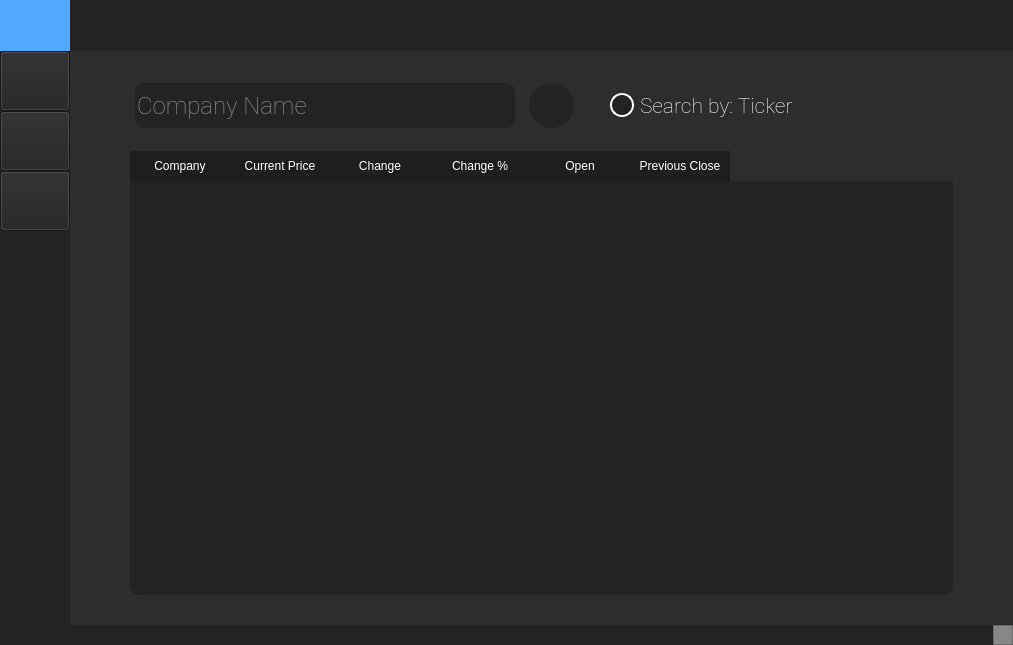
<?xml version="1.0" encoding="UTF-8"?>
<ui version="4.0">
 <class>MainWindow</class>
 <widget class="QMainWindow" name="MainWindow">
  <property name="geometry">
   <rect>
    <x>0</x>
    <y>0</y>
    <width>1013</width>
    <height>645</height>
   </rect>
  </property>
  <property name="minimumSize">
   <size>
    <width>1000</width>
    <height>600</height>
   </size>
  </property>
  <property name="windowTitle">
   <string>Test</string>
  </property>
  <property name="styleSheet">
   <string notr="true">background-color: rgb(45, 45, 45);</string>
  </property>
  <widget class="QWidget" name="centralwidget">
   <property name="styleSheet">
    <string notr="true"/>
   </property>
   <layout class="QVBoxLayout" name="verticalLayout">
    <property name="spacing">
     <number>0</number>
    </property>
    <property name="leftMargin">
     <number>0</number>
    </property>
    <property name="topMargin">
     <number>0</number>
    </property>
    <property name="rightMargin">
     <number>0</number>
    </property>
    <property name="bottomMargin">
     <number>0</number>
    </property>
    <item>
     <widget class="QFrame" name="top_bar">
      <property name="maximumSize">
       <size>
        <width>16777215</width>
        <height>51</height>
       </size>
      </property>
      <property name="styleSheet">
       <string notr="true">background-color: rgb(35, 35, 35);</string>
      </property>
      <property name="frameShape">
       <enum>QFrame::NoFrame</enum>
      </property>
      <property name="frameShadow">
       <enum>QFrame::Raised</enum>
      </property>
      <layout class="QHBoxLayout" name="horizontalLayout_2">
       <property name="spacing">
        <number>0</number>
       </property>
       <property name="leftMargin">
        <number>0</number>
       </property>
       <property name="topMargin">
        <number>0</number>
       </property>
       <property name="rightMargin">
        <number>0</number>
       </property>
       <property name="bottomMargin">
        <number>0</number>
       </property>
       <item>
        <widget class="QFrame" name="expand_frame">
         <property name="maximumSize">
          <size>
           <width>70</width>
           <height>16777215</height>
          </size>
         </property>
         <property name="styleSheet">
          <string notr="true">background-color: rgb(85, 170, 255);
border: 0px solid</string>
         </property>
         <property name="frameShape">
          <enum>QFrame::StyledPanel</enum>
         </property>
         <property name="frameShadow">
          <enum>QFrame::Raised</enum>
         </property>
         <layout class="QHBoxLayout" name="horizontalLayout_3">
          <property name="spacing">
           <number>0</number>
          </property>
          <property name="leftMargin">
           <number>0</number>
          </property>
          <property name="topMargin">
           <number>0</number>
          </property>
          <property name="rightMargin">
           <number>0</number>
          </property>
          <property name="bottomMargin">
           <number>0</number>
          </property>
          <item>
           <widget class="QPushButton" name="expand_btn">
            <property name="sizePolicy">
             <sizepolicy hsizetype="Expanding" vsizetype="Expanding">
              <horstretch>0</horstretch>
              <verstretch>0</verstretch>
             </sizepolicy>
            </property>
            <property name="styleSheet">
             <string notr="true">QPushButton{
	color: rgb(255, 255, 255);
	background-color: rgb(35, 35, 35);
	border: 0px solid;
}
QPushButton:hover {
	background-color: rgb(85, 170, 255);
}r</string>
            </property>
            <property name="text">
             <string/>
            </property>
            <property name="icon">
             <iconset>
              <normaloff>Resources/icons8-menu-24.png</normaloff>Resources/icons8-menu-24.png</iconset>
            </property>
            <property name="iconSize">
             <size>
              <width>24</width>
              <height>24</height>
             </size>
            </property>
           </widget>
          </item>
         </layout>
        </widget>
       </item>
       <item alignment="Qt::AlignRight">
        <widget class="QFrame" name="titlebar_frame">
         <property name="frameShape">
          <enum>QFrame::NoFrame</enum>
         </property>
         <property name="frameShadow">
          <enum>QFrame::Raised</enum>
         </property>
         <layout class="QHBoxLayout" name="horizontalLayout_4">
          <item>
           <widget class="QPushButton" name="minimizeBtn">
            <property name="styleSheet">
             <string notr="true">QPushButton{
	color: rgb(255, 255, 255);
	background-color: rgb(35, 35, 35);
	border: 0px solid
}
QPushButton:hover {
	background-color: rgb(85, 170, 255);
}
</string>
            </property>
            <property name="text">
             <string/>
            </property>
            <property name="icon">
             <iconset>
              <normaloff>Resources/icons8-minimize-window-32.png</normaloff>Resources/icons8-minimize-window-32.png</iconset>
            </property>
            <property name="iconSize">
             <size>
              <width>32</width>
              <height>32</height>
             </size>
            </property>
           </widget>
          </item>
          <item>
           <widget class="QPushButton" name="maximizeBtn">
            <property name="styleSheet">
             <string notr="true">QPushButton{
	color: rgb(255, 255, 255);
	background-color: rgb(35, 35, 35);
	border: 0px solid
}
QPushButton:hover {
	background-color: rgb(85, 170, 255);
}
</string>
            </property>
            <property name="text">
             <string/>
            </property>
            <property name="icon">
             <iconset>
              <normaloff>Resources/icons8-maximize-button-32.png</normaloff>Resources/icons8-maximize-button-32.png</iconset>
            </property>
            <property name="iconSize">
             <size>
              <width>32</width>
              <height>32</height>
             </size>
            </property>
           </widget>
          </item>
          <item>
           <widget class="QPushButton" name="closeBtn">
            <property name="styleSheet">
             <string notr="true">QPushButton{
	color: rgb(255, 255, 255);
	background-color: rgb(35, 35, 35);
	border: 0px solid
}
QPushButton:hover {
	background-color: rgb(255, 79, 79);
}
</string>
            </property>
            <property name="text">
             <string/>
            </property>
            <property name="icon">
             <iconset>
              <normaloff>Resources/icons8-multiply-32.png</normaloff>Resources/icons8-multiply-32.png</iconset>
            </property>
            <property name="iconSize">
             <size>
              <width>32</width>
              <height>32</height>
             </size>
            </property>
           </widget>
          </item>
         </layout>
        </widget>
       </item>
      </layout>
     </widget>
    </item>
    <item>
     <widget class="QFrame" name="content_frame">
      <property name="frameShape">
       <enum>QFrame::NoFrame</enum>
      </property>
      <property name="frameShadow">
       <enum>QFrame::Raised</enum>
      </property>
      <layout class="QHBoxLayout" name="horizontalLayout">
       <property name="spacing">
        <number>0</number>
       </property>
       <property name="leftMargin">
        <number>0</number>
       </property>
       <property name="topMargin">
        <number>0</number>
       </property>
       <property name="rightMargin">
        <number>0</number>
       </property>
       <property name="bottomMargin">
        <number>0</number>
       </property>
       <item>
        <widget class="QFrame" name="button_frame">
         <property name="minimumSize">
          <size>
           <width>70</width>
           <height>0</height>
          </size>
         </property>
         <property name="maximumSize">
          <size>
           <width>70</width>
           <height>16777215</height>
          </size>
         </property>
         <property name="styleSheet">
          <string notr="true">background-color: rgb(35, 35, 35);</string>
         </property>
         <property name="frameShape">
          <enum>QFrame::NoFrame</enum>
         </property>
         <property name="frameShadow">
          <enum>QFrame::Raised</enum>
         </property>
         <layout class="QVBoxLayout" name="verticalLayout_2">
          <property name="spacing">
           <number>0</number>
          </property>
          <property name="leftMargin">
           <number>0</number>
          </property>
          <property name="topMargin">
           <number>0</number>
          </property>
          <property name="rightMargin">
           <number>0</number>
          </property>
          <property name="bottomMargin">
           <number>0</number>
          </property>
          <item alignment="Qt::AlignTop">
           <widget class="QFrame" name="buttonHolder_Frame">
            <property name="frameShape">
             <enum>QFrame::NoFrame</enum>
            </property>
            <property name="frameShadow">
             <enum>QFrame::Raised</enum>
            </property>
            <layout class="QVBoxLayout" name="verticalLayout_3">
             <property name="spacing">
              <number>0</number>
             </property>
             <property name="leftMargin">
              <number>0</number>
             </property>
             <property name="topMargin">
              <number>0</number>
             </property>
             <property name="rightMargin">
              <number>0</number>
             </property>
             <property name="bottomMargin">
              <number>0</number>
             </property>
             <item>
              <widget class="QPushButton" name="Page_btn_1">
               <property name="minimumSize">
                <size>
                 <width>0</width>
                 <height>60</height>
                </size>
               </property>
               <property name="styleSheet">
                <string notr="true">QPushButton{
	color: rgb(255, 255, 255);
	background-color: rgb(35, 35, 35);
	border: 0px solid;
}
QPushButton:hover {
	background-color: rgb(85, 170, 255);
}r</string>
               </property>
               <property name="text">
                <string/>
               </property>
               <property name="icon">
                <iconset>
                 <normaloff>Resources/icons8-table-24.png</normaloff>Resources/icons8-table-24.png</iconset>
               </property>
               <property name="iconSize">
                <size>
                 <width>24</width>
                 <height>24</height>
                </size>
               </property>
               <property name="checkable">
                <bool>false</bool>
               </property>
              </widget>
             </item>
             <item>
              <widget class="QPushButton" name="Page_btn_2">
               <property name="minimumSize">
                <size>
                 <width>0</width>
                 <height>60</height>
                </size>
               </property>
               <property name="styleSheet">
                <string notr="true">QPushButton{
	color: rgb(255, 255, 255);
	background-color: rgb(35, 35, 35);
	border: 0px solid;
}
QPushButton:hover {
	background-color: rgb(85, 170, 255);
}r</string>
               </property>
               <property name="text">
                <string/>
               </property>
               <property name="icon">
                <iconset>
                 <normaloff>Resources/icons8-graph-48.png</normaloff>Resources/icons8-graph-48.png</iconset>
               </property>
               <property name="iconSize">
                <size>
                 <width>24</width>
                 <height>24</height>
                </size>
               </property>
               <property name="checkable">
                <bool>false</bool>
               </property>
              </widget>
             </item>
             <item>
              <widget class="QPushButton" name="Page_btn_3">
               <property name="minimumSize">
                <size>
                 <width>0</width>
                 <height>60</height>
                </size>
               </property>
               <property name="styleSheet">
                <string notr="true">QPushButton{
	color: rgb(255, 255, 255);
	background-color: rgb(35, 35, 35);
	border: 0px solid;
}
QPushButton:hover {
	background-color: rgb(85, 170, 255);
}r</string>
               </property>
               <property name="text">
                <string/>
               </property>
               <property name="icon">
                <iconset>
                 <normaloff>Resources/icons8-money-24.png</normaloff>Resources/icons8-money-24.png</iconset>
               </property>
               <property name="iconSize">
                <size>
                 <width>24</width>
                 <height>24</height>
                </size>
               </property>
               <property name="checkable">
                <bool>false</bool>
               </property>
              </widget>
             </item>
            </layout>
           </widget>
          </item>
         </layout>
        </widget>
       </item>
       <item>
        <widget class="QFrame" name="buttonNames_frame">
         <property name="enabled">
          <bool>true</bool>
         </property>
         <property name="minimumSize">
          <size>
           <width>0</width>
           <height>0</height>
          </size>
         </property>
         <property name="styleSheet">
          <string notr="true">background-color: rgb(35, 35, 35);</string>
         </property>
         <property name="frameShape">
          <enum>QFrame::NoFrame</enum>
         </property>
         <property name="frameShadow">
          <enum>QFrame::Raised</enum>
         </property>
         <layout class="QVBoxLayout" name="verticalLayout_5">
          <property name="spacing">
           <number>0</number>
          </property>
          <property name="leftMargin">
           <number>0</number>
          </property>
          <property name="topMargin">
           <number>0</number>
          </property>
          <property name="rightMargin">
           <number>0</number>
          </property>
          <property name="bottomMargin">
           <number>0</number>
          </property>
          <item alignment="Qt::AlignTop">
           <widget class="QFrame" name="btnLabelHolder_frame">
            <property name="minimumSize">
             <size>
              <width>0</width>
              <height>60</height>
             </size>
            </property>
            <property name="frameShape">
             <enum>QFrame::NoFrame</enum>
            </property>
            <property name="frameShadow">
             <enum>QFrame::Raised</enum>
            </property>
            <layout class="QVBoxLayout" name="verticalLayout_6">
             <property name="spacing">
              <number>0</number>
             </property>
             <property name="leftMargin">
              <number>0</number>
             </property>
             <property name="topMargin">
              <number>0</number>
             </property>
             <property name="rightMargin">
              <number>0</number>
             </property>
             <property name="bottomMargin">
              <number>0</number>
             </property>
             <item>
              <widget class="QFrame" name="btn1Label_frame">
               <property name="minimumSize">
                <size>
                 <width>0</width>
                 <height>60</height>
                </size>
               </property>
               <property name="frameShape">
                <enum>QFrame::NoFrame</enum>
               </property>
               <property name="frameShadow">
                <enum>QFrame::Raised</enum>
               </property>
               <widget class="QLabel" name="label">
                <property name="geometry">
                 <rect>
                  <x>6</x>
                  <y>9</y>
                  <width>141</width>
                  <height>41</height>
                 </rect>
                </property>
                <property name="font">
                 <font>
                  <family>Roboto Thin</family>
                  <pointsize>18</pointsize>
                 </font>
                </property>
                <property name="styleSheet">
                 <string notr="true">color: rgb(255, 255, 255);</string>
                </property>
                <property name="text">
                 <string>Stocks</string>
                </property>
                <property name="alignment">
                 <set>Qt::AlignLeading|Qt::AlignLeft|Qt::AlignVCenter</set>
                </property>
               </widget>
              </widget>
             </item>
             <item>
              <widget class="QFrame" name="btn2Label_frame">
               <property name="minimumSize">
                <size>
                 <width>0</width>
                 <height>60</height>
                </size>
               </property>
               <property name="frameShape">
                <enum>QFrame::NoFrame</enum>
               </property>
               <property name="frameShadow">
                <enum>QFrame::Raised</enum>
               </property>
               <widget class="QLabel" name="label_2">
                <property name="geometry">
                 <rect>
                  <x>6</x>
                  <y>9</y>
                  <width>141</width>
                  <height>41</height>
                 </rect>
                </property>
                <property name="font">
                 <font>
                  <family>Roboto Thin</family>
                  <pointsize>18</pointsize>
                 </font>
                </property>
                <property name="styleSheet">
                 <string notr="true">color: rgb(255, 255, 255);</string>
                </property>
                <property name="text">
                 <string>Graph</string>
                </property>
                <property name="alignment">
                 <set>Qt::AlignLeading|Qt::AlignLeft|Qt::AlignVCenter</set>
                </property>
               </widget>
              </widget>
             </item>
             <item>
              <widget class="QFrame" name="btn3Label_frame">
               <property name="minimumSize">
                <size>
                 <width>0</width>
                 <height>60</height>
                </size>
               </property>
               <property name="frameShape">
                <enum>QFrame::NoFrame</enum>
               </property>
               <property name="frameShadow">
                <enum>QFrame::Raised</enum>
               </property>
               <widget class="QLabel" name="label_3">
                <property name="geometry">
                 <rect>
                  <x>6</x>
                  <y>2</y>
                  <width>141</width>
                  <height>51</height>
                 </rect>
                </property>
                <property name="font">
                 <font>
                  <family>Roboto Thin</family>
                  <pointsize>18</pointsize>
                 </font>
                </property>
                <property name="styleSheet">
                 <string notr="true">color: rgb(255, 255, 255);</string>
                </property>
                <property name="text">
                 <string>Account</string>
                </property>
                <property name="alignment">
                 <set>Qt::AlignLeading|Qt::AlignLeft|Qt::AlignVCenter</set>
                </property>
               </widget>
              </widget>
             </item>
            </layout>
           </widget>
          </item>
         </layout>
        </widget>
       </item>
       <item>
        <widget class="QFrame" name="content_area">
         <property name="frameShape">
          <enum>QFrame::NoFrame</enum>
         </property>
         <property name="frameShadow">
          <enum>QFrame::Raised</enum>
         </property>
         <layout class="QVBoxLayout" name="verticalLayout_4">
          <property name="spacing">
           <number>0</number>
          </property>
          <property name="leftMargin">
           <number>0</number>
          </property>
          <property name="topMargin">
           <number>0</number>
          </property>
          <property name="rightMargin">
           <number>0</number>
          </property>
          <property name="bottomMargin">
           <number>0</number>
          </property>
          <item>
           <widget class="QStackedWidget" name="stackedWidget">
            <property name="currentIndex">
             <number>0</number>
            </property>
            <widget class="QWidget" name="table_page">
             <layout class="QVBoxLayout" name="verticalLayout_8">
              <property name="spacing">
               <number>0</number>
              </property>
              <property name="leftMargin">
               <number>60</number>
              </property>
              <property name="topMargin">
               <number>30</number>
              </property>
              <property name="rightMargin">
               <number>60</number>
              </property>
              <property name="bottomMargin">
               <number>30</number>
              </property>
              <item alignment="Qt::AlignLeft|Qt::AlignVCenter">
               <widget class="QFrame" name="Table_page_Topbar">
                <property name="frameShape">
                 <enum>QFrame::NoFrame</enum>
                </property>
                <property name="frameShadow">
                 <enum>QFrame::Raised</enum>
                </property>
                <layout class="QHBoxLayout" name="horizontalLayout_8">
                 <property name="spacing">
                  <number>0</number>
                 </property>
                 <property name="leftMargin">
                  <number>0</number>
                 </property>
                 <property name="topMargin">
                  <number>0</number>
                 </property>
                 <property name="rightMargin">
                  <number>0</number>
                 </property>
                 <property name="bottomMargin">
                  <number>0</number>
                 </property>
                 <item>
                  <widget class="QFrame" name="Search_parent">
                   <property name="minimumSize">
                    <size>
                     <width>450</width>
                     <height>50</height>
                    </size>
                   </property>
                   <property name="maximumSize">
                    <size>
                     <width>390</width>
                     <height>50</height>
                    </size>
                   </property>
                   <property name="frameShape">
                    <enum>QFrame::NoFrame</enum>
                   </property>
                   <property name="frameShadow">
                    <enum>QFrame::Raised</enum>
                   </property>
                   <layout class="QHBoxLayout" name="horizontalLayout_7">
                    <property name="spacing">
                     <number>9</number>
                    </property>
                    <property name="leftMargin">
                     <number>0</number>
                    </property>
                    <property name="topMargin">
                     <number>0</number>
                    </property>
                    <property name="rightMargin">
                     <number>0</number>
                    </property>
                    <property name="bottomMargin">
                     <number>0</number>
                    </property>
                    <item>
                     <widget class="QLineEdit" name="companyInput_lineEdit">
                      <property name="minimumSize">
                       <size>
                        <width>320</width>
                        <height>45</height>
                       </size>
                      </property>
                      <property name="maximumSize">
                       <size>
                        <width>380</width>
                        <height>45</height>
                       </size>
                      </property>
                      <property name="font">
                       <font>
                        <family>Roboto Thin</family>
                        <pointsize>18</pointsize>
                       </font>
                      </property>
                      <property name="styleSheet">
                       <string notr="true">QLineEdit{
	background-color: rgb(35, 35, 35);
	border-radius: 9px;
	color: rgb(255, 255, 255);
}</string>
                      </property>
                      <property name="maxLength">
                       <number>20</number>
                      </property>
                      <property name="cursorPosition">
                       <number>0</number>
                      </property>
                      <property name="placeholderText">
                       <string>Company Name</string>
                      </property>
                      <property name="cursorMoveStyle">
                       <enum>Qt::LogicalMoveStyle</enum>
                      </property>
                     </widget>
                    </item>
                    <item>
                     <widget class="QPushButton" name="addToTable_pushButton">
                      <property name="minimumSize">
                       <size>
                        <width>45</width>
                        <height>45</height>
                       </size>
                      </property>
                      <property name="maximumSize">
                       <size>
                        <width>45</width>
                        <height>45</height>
                       </size>
                      </property>
                      <property name="styleSheet">
                       <string notr="true">QPushButton{
	color: rgb(255, 255, 255);
	background-color: rgb(35, 35, 35);
	border: 0px solid;
	border-radius: 22px;
}
QPushButton:pressed {
	background-color: rgb(45, 45, 45);
	border-radius: 22px;
}
</string>
                      </property>
                      <property name="text">
                       <string/>
                      </property>
                      <property name="icon">
                       <iconset>
                        <normaloff>Resources/icons8-plus-24.png</normaloff>Resources/icons8-plus-24.png</iconset>
                      </property>
                      <property name="iconSize">
                       <size>
                        <width>24</width>
                        <height>24</height>
                       </size>
                      </property>
                     </widget>
                    </item>
                   </layout>
                  </widget>
                 </item>
                 <item alignment="Qt::AlignRight|Qt::AlignVCenter">
                  <widget class="QFrame" name="SwitchSearchType_Parent">
                   <property name="font">
                    <font>
                     <family>Roboto Thin</family>
                    </font>
                   </property>
                   <property name="styleSheet">
                    <string notr="true"/>
                   </property>
                   <property name="frameShape">
                    <enum>QFrame::NoFrame</enum>
                   </property>
                   <property name="frameShadow">
                    <enum>QFrame::Raised</enum>
                   </property>
                   <layout class="QHBoxLayout" name="horizontalLayout_9">
                    <property name="spacing">
                     <number>0</number>
                    </property>
                    <property name="leftMargin">
                     <number>30</number>
                    </property>
                    <property name="topMargin">
                     <number>0</number>
                    </property>
                    <property name="rightMargin">
                     <number>0</number>
                    </property>
                    <property name="bottomMargin">
                     <number>0</number>
                    </property>
                    <item>
                     <widget class="QCheckBox" name="InputType_checkBox">
                      <property name="font">
                       <font>
                        <family>Roboto Thin</family>
                        <pointsize>16</pointsize>
                       </font>
                      </property>
                      <property name="styleSheet">
                       <string notr="true">QCheckBox::indicator:checked
{
	border : 2px solid white;
	width : 20px;
	height : 20px;
	border-radius : 12px;
	background-color: rgb(245, 245, 245);
}
QCheckBox::indicator:checked:pressed
{
	border : 2px solid white;
	width : 20px;
	height : 20px;
	border-radius : 12px;
	background-color: rgb(45, 45, 45);
}
QCheckBox::indicator:unchecked:pressed
{
	border : 2px solid white;
	width : 20px;
	height : 20px;
	border-radius : 12px;
	background-color: rgb(45, 45, 45);
}
QCheckBox::indicator:unchecked
{
	border : 2px solid white;
	width : 20px;
	height : 20px;
	border-radius : 12px;
	background-color: rgb(35, 35, 35);
}
QCheckBox
{
	color:white;
}</string>
                      </property>
                      <property name="text">
                       <string>Search by: Ticker</string>
                      </property>
                     </widget>
                    </item>
                   </layout>
                  </widget>
                 </item>
                </layout>
                <zorder>SwitchSearchType_Parent</zorder>
                <zorder>Search_parent</zorder>
               </widget>
              </item>
              <item>
               <spacer name="horizontalSpacer">
                <property name="orientation">
                 <enum>Qt::Horizontal</enum>
                </property>
                <property name="sizeHint" stdset="0">
                 <size>
                  <width>40</width>
                  <height>20</height>
                 </size>
                </property>
               </spacer>
              </item>
              <item>
               <widget class="QTableWidget" name="tableWidget">
                <property name="focusPolicy">
                 <enum>Qt::NoFocus</enum>
                </property>
                <property name="styleSheet">
                 <string notr="true">QTableView{
background-color: rgb(35, 35, 35);
border: 0px;
border-radius: 9px;
}
QHeaderView::section{
	color: #FFFFFF;
	background-color: rgb(30, 30, 30);
	height: 30px;
	border: 0px solid;
}</string>
                </property>
                <property name="frameShape">
                 <enum>QFrame::NoFrame</enum>
                </property>
                <property name="autoScroll">
                 <bool>false</bool>
                </property>
                <property name="editTriggers">
                 <set>QAbstractItemView::NoEditTriggers</set>
                </property>
                <property name="selectionMode">
                 <enum>QAbstractItemView::NoSelection</enum>
                </property>
                <property name="showGrid">
                 <bool>true</bool>
                </property>
                <attribute name="verticalHeaderStretchLastSection">
                 <bool>false</bool>
                </attribute>
                <column>
                 <property name="text">
                  <string>Company</string>
                 </property>
                </column>
                <column>
                 <property name="text">
                  <string>Current Price</string>
                 </property>
                </column>
                <column>
                 <property name="text">
                  <string>Change</string>
                 </property>
                </column>
                <column>
                 <property name="text">
                  <string>Change %</string>
                 </property>
                </column>
                <column>
                 <property name="text">
                  <string>Open</string>
                 </property>
                </column>
                <column>
                 <property name="text">
                  <string>Previous Close</string>
                 </property>
                </column>
               </widget>
              </item>
             </layout>
            </widget>
            <widget class="QWidget" name="graphs_page">
             <layout class="QVBoxLayout" name="verticalLayout_9">
              <property name="spacing">
               <number>0</number>
              </property>
              <property name="leftMargin">
               <number>0</number>
              </property>
              <property name="topMargin">
               <number>0</number>
              </property>
              <property name="rightMargin">
               <number>0</number>
              </property>
              <property name="bottomMargin">
               <number>0</number>
              </property>
              <item>
               <widget class="QLabel" name="label_5">
                <property name="font">
                 <font>
                  <family>Roboto Thin</family>
                  <pointsize>24</pointsize>
                 </font>
                </property>
                <property name="styleSheet">
                 <string notr="true">color: rgb(255, 255, 255);</string>
                </property>
                <property name="text">
                 <string>Graphs</string>
                </property>
                <property name="alignment">
                 <set>Qt::AlignCenter</set>
                </property>
               </widget>
              </item>
             </layout>
            </widget>
            <widget class="QWidget" name="accounts_page">
             <layout class="QVBoxLayout" name="verticalLayout_7">
              <property name="spacing">
               <number>0</number>
              </property>
              <property name="leftMargin">
               <number>0</number>
              </property>
              <property name="topMargin">
               <number>0</number>
              </property>
              <property name="rightMargin">
               <number>0</number>
              </property>
              <property name="bottomMargin">
               <number>0</number>
              </property>
              <item>
               <widget class="QLabel" name="label_6">
                <property name="font">
                 <font>
                  <family>Roboto Thin</family>
                  <pointsize>24</pointsize>
                 </font>
                </property>
                <property name="styleSheet">
                 <string notr="true">color: rgb(255, 255, 255);</string>
                </property>
                <property name="text">
                 <string>Account</string>
                </property>
                <property name="alignment">
                 <set>Qt::AlignCenter</set>
                </property>
               </widget>
              </item>
             </layout>
            </widget>
           </widget>
          </item>
          <item alignment="Qt::AlignVCenter">
           <widget class="QFrame" name="bottom_frame">
            <property name="minimumSize">
             <size>
              <width>0</width>
              <height>20</height>
             </size>
            </property>
            <property name="styleSheet">
             <string notr="true">background-color: rgb(35, 35, 35);</string>
            </property>
            <property name="frameShape">
             <enum>QFrame::NoFrame</enum>
            </property>
            <property name="frameShadow">
             <enum>QFrame::Raised</enum>
            </property>
            <property name="lineWidth">
             <number>1</number>
            </property>
            <layout class="QHBoxLayout" name="horizontalLayout_5">
             <property name="spacing">
              <number>0</number>
             </property>
             <property name="leftMargin">
              <number>15</number>
             </property>
             <property name="topMargin">
              <number>0</number>
             </property>
             <property name="rightMargin">
              <number>0</number>
             </property>
             <property name="bottomMargin">
              <number>0</number>
             </property>
             <item>
              <widget class="QLabel" name="DebugText">
               <property name="font">
                <font>
                 <family>Roboto Light</family>
                 <pointsize>10</pointsize>
                </font>
               </property>
               <property name="styleSheet">
                <string notr="true"/>
               </property>
               <property name="text">
                <string/>
               </property>
              </widget>
             </item>
             <item alignment="Qt::AlignRight">
              <widget class="QFrame" name="bottom_framechild">
               <property name="frameShape">
                <enum>QFrame::NoFrame</enum>
               </property>
               <property name="frameShadow">
                <enum>QFrame::Raised</enum>
               </property>
               <layout class="QHBoxLayout" name="horizontalLayout_6">
                <property name="spacing">
                 <number>0</number>
                </property>
                <property name="leftMargin">
                 <number>0</number>
                </property>
                <property name="topMargin">
                 <number>0</number>
                </property>
                <property name="rightMargin">
                 <number>0</number>
                </property>
                <property name="bottomMargin">
                 <number>0</number>
                </property>
                <item>
                 <widget class="QFrame" name="resize_grip_frame">
                  <property name="minimumSize">
                   <size>
                    <width>20</width>
                    <height>0</height>
                   </size>
                  </property>
                  <property name="styleSheet">
                   <string notr="true">background-color: rgb(135, 135, 135);</string>
                  </property>
                  <property name="frameShape">
                   <enum>QFrame::StyledPanel</enum>
                  </property>
                  <property name="frameShadow">
                   <enum>QFrame::Raised</enum>
                  </property>
                 </widget>
                </item>
               </layout>
              </widget>
             </item>
            </layout>
           </widget>
          </item>
         </layout>
        </widget>
       </item>
      </layout>
     </widget>
    </item>
   </layout>
  </widget>
 </widget>
 <resources/>
 <connections/>
</ui>
